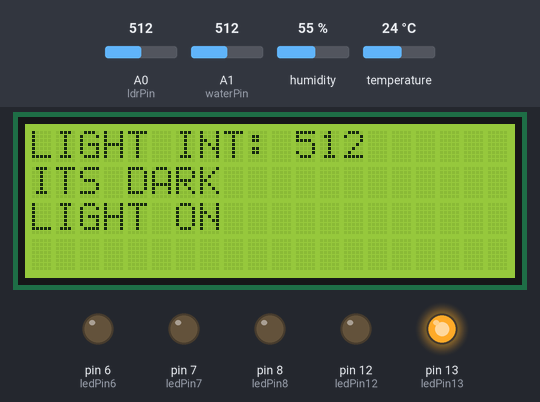
Bench run of a sketch on a simulated Arduino Uno, built with avr-gcc and run on an emulated ATmega328P. Shown: 20×4 character LCD, output pins drawn as LEDs (lit = HIGH). The test bench sets the inputs (shaded band); at power-on: humidity 55 %, A0 (ldrPin) = 512, A1 (waterPin) = 512, temperature 24 °C. What the sketch prints to the serial monitor is not drawn.

Above: at 3.2 s.
3.3 s: humidity set to 51 %
At 11.7 s:
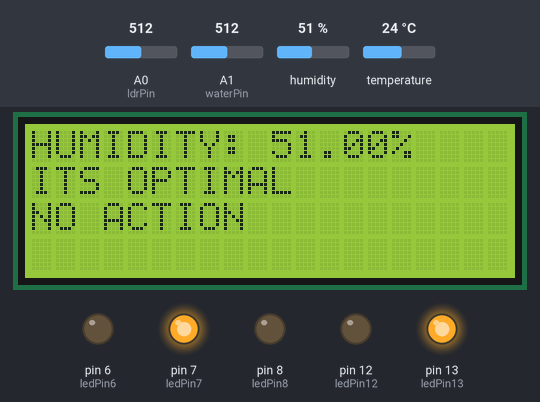
13.9 s: humidity set to 48 %
At 17.4 s:
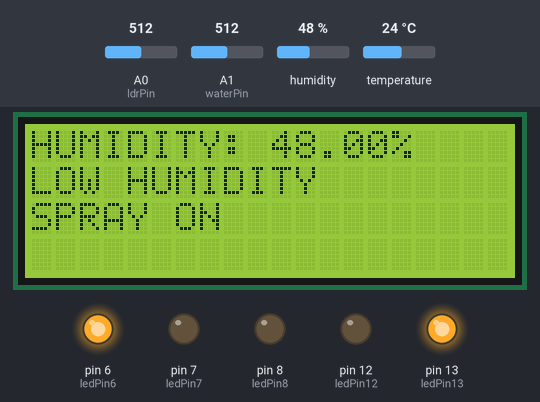
26.1 s: A0 (ldrPin) set to 214
At 28.2 s:
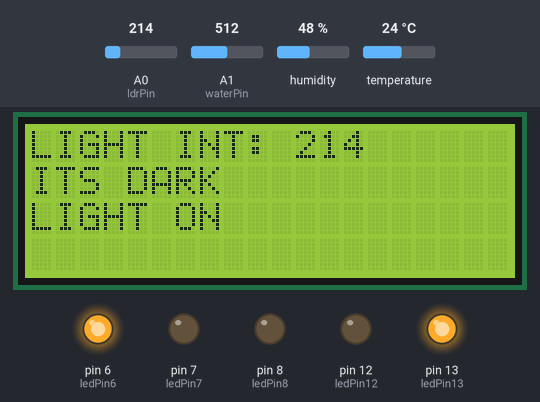
30.5 s: A0 (ldrPin) set to 189
At 34.0 s:
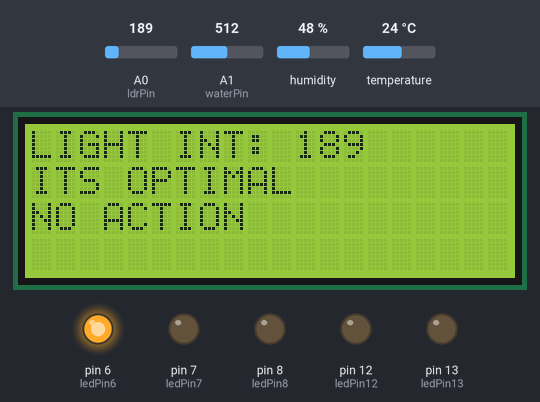
42.7 s: A1 (waterPin) set to 190
At 50.0 s:
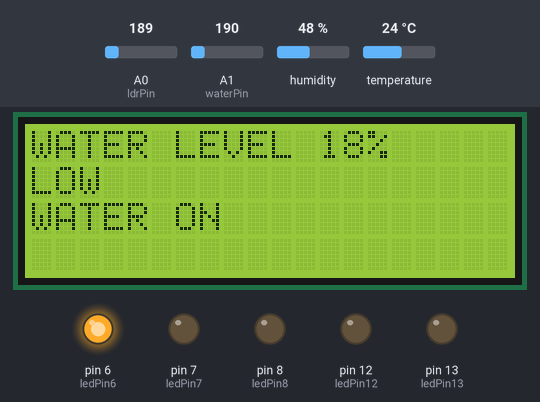
53.2 s: humidity set to 68 %
At 61.1 s:
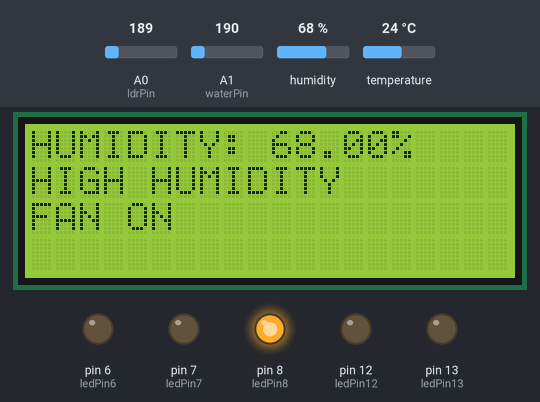
Timing chart, 0 to 62.6 s (numbered marks = the images above; inputs shaded):
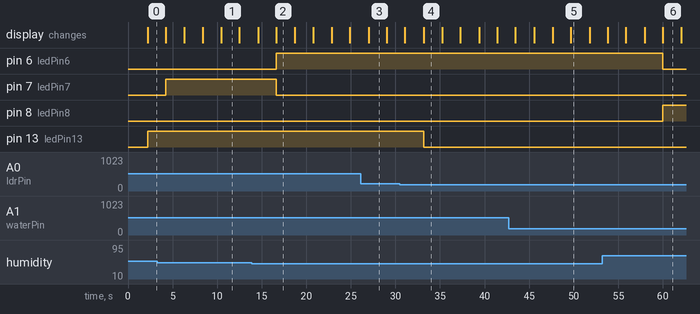

The sketch:

light_humidity_water_control.ino
```cpp
const int ledPin13 = 13;
const int ledPin12 = 12;
const int ledPin8 = 8;
const int ledPin7 = 7;
const int ledPin6 = 6;
const int ledPin1 = 1;
const int ledPin0 = 0;
const int ldrPin = A0;
int waterPin = A1;
int waterstatus;

#include <Wire.h>
#include <LiquidCrystal_I2C.h>
LiquidCrystal_I2C lcd(0x27, 20, 4);

#include <DHT.h>
#define DHTPin 2
#define DHTTYPE DHT11
DHT dht(DHTPin, DHTTYPE);

void setup() {

  Serial.begin(9600);
  dht.begin();
  pinMode(ledPin13, OUTPUT);
  pinMode(ledPin12, OUTPUT);
  pinMode(ledPin8, OUTPUT);
  pinMode(ledPin7, OUTPUT);
  pinMode(ledPin6, OUTPUT);
  pinMode(ldrPin, INPUT);


  lcd.begin();
  lcd.print("Weed Monitor");
  lcd.setCursor (0, 1);
  lcd.print("MSES <3");
  lcd.setCursor (0, 2);
  lcd.print("By");
  lcd.setCursor (0, 3);
  lcd.print("Ali  Nabz  Shim");
  delay(2000);
}

void loop() {
  float h = dht.readHumidity(); //FOR TEMP
  float t = dht.readTemperature(); //FOR HUMID
  int ldrStatus = analogRead(ldrPin); //FOR LDR

  int SensorValue = analogRead(waterPin);
  float SensorVolts = analogRead(waterPin) * 0.0048828125;
  int waterstatus = (SensorVolts / 5) * 100;


  //FOR LCD//
  lcd.begin();
  lcd.backlight();


  //FOR LDR//
  lcd.clear();
  lcd.setCursor (0, 0);
  lcd.print("LIGHT INT: ");
  lcd.print(ldrStatus);
  Serial.print(ldrStatus);
  if (ldrStatus > 200) {

    digitalWrite(ledPin13, HIGH);
    digitalWrite(ledPin12, LOW);
    lcd.setCursor (0, 1);
    lcd.print("ITS DARK");
    lcd.setCursor (0, 2);
    lcd.print("LIGHT ON");
    delay (2000);

  } else if (ldrStatus < 150) {

    digitalWrite(ledPin13, LOW);
    digitalWrite(ledPin12, HIGH);
    lcd.setCursor (0, 1);
    lcd.print("ITS BRIGHT");
    lcd.setCursor (0, 2);
    lcd.print("LIGHT OFF");
    delay (2000);
  }
  else if (150 > ldrStatus < 200) {

    digitalWrite(ledPin13, LOW);
    digitalWrite(ledPin12, LOW);
    lcd.setCursor (0, 1);
    lcd.print("ITS OPTIMAL");
    lcd.setCursor (0, 2);
    lcd.print("NO ACTION");
    delay (2000);
  }


  //FOR HUMIDITY//
  lcd.clear();
  lcd.setCursor (0, 0);
  lcd.print("HUMIDITY: ");
  lcd.print(h);
  lcd.print("%");
  Serial.print(", ");
  Serial.print(h);
  if (h > 60) {

    digitalWrite(ledPin8, HIGH);
    digitalWrite(ledPin7, LOW);
    digitalWrite(ledPin6, LOW);
    lcd.setCursor (0, 1);
    lcd.print("HIGH HUMIDITY");
    lcd.setCursor (0, 2);
    lcd.print("FAN ON");
    delay (2000);

  } else if (h < 50) {

    digitalWrite(ledPin8, LOW);
    digitalWrite(ledPin7, LOW);
    digitalWrite(ledPin6, HIGH);
    lcd.setCursor (0, 1);
    lcd.print("LOW HUMIDITY");
    lcd.setCursor (0, 2);
    lcd.print("SPRAY ON");
    delay (2000);
  }
  else if (50 > h < 60) {

    digitalWrite(ledPin8, LOW);
    digitalWrite(ledPin7, HIGH);
    digitalWrite(ledPin6, LOW);
    lcd.setCursor (0, 1);
    lcd.print("ITS OPTIMAL");
    lcd.setCursor (0, 2);
    lcd.print("NO ACTION");
    delay (2000);
  }


  //FOR WATER//
  lcd.clear();
  lcd.setCursor (0, 0);
  lcd.print("WATER LEVEL ");
  lcd.print(waterstatus);
  lcd.print("%");
  Serial.print(", ");
  Serial.print(waterstatus);
  Serial.print("\n");

  if (waterstatus > 80) {

    digitalWrite(ledPin1, HIGH);
    digitalWrite(ledPin0, LOW);
    lcd.setCursor (0, 1);
    lcd.print("HIGH");
    lcd.setCursor (0, 2);
    lcd.print("WATER OFF");
    delay (2000);

  } else if (waterstatus < 20) {

    digitalWrite(ledPin1, LOW);
    digitalWrite(ledPin0, HIGH);
    lcd.setCursor (0, 1);
    lcd.print("LOW");
    lcd.setCursor (0, 2);
    lcd.print("WATER ON");
    delay (2000);
  }
  else if (0 > waterstatus < 50) {

    digitalWrite(ledPin1, LOW);
    digitalWrite(ledPin0, LOW);
    lcd.setCursor (0, 1);
    lcd.print("MEDUIM");
    lcd.setCursor (0, 2);
    lcd.print("NO ACTION");
    delay (2000);
  }

  if (isnan(h) || isnan(t)) {
    Serial.println(F("Failed to read from DHT sensor!"));
    return;
  }
}
```

Measured:
- the behaviour switches between 50 and 49 % on humidity (found by bisection; images 1 and 2)
- the behaviour switches between 201 and 200 on A0 (ldrPin) (found by bisection; images 3 and 4)
- after the input at 13.9 s, pin 6 (ledPin6): LOW → HIGH after 2.7 s; pin 7 (ledPin7): HIGH → LOW after 2.7 s; the display: first differs from a run without the input after 2.7 s (image 2)
- after the input at 30.5 s, pin 13 (ledPin13): HIGH → LOW after 2.7 s; the display: first differs from a run without the input after 2.7 s (image 4)
- after the input at 42.7 s, the display: first differs from a run without the input after 7.0 s (image 5)
- after the input at 53.2 s, pin 6 (ledPin6): HIGH → LOW after 6.8 s; pin 8 (ledPin8): LOW → HIGH after 6.8 s; the display: first differs from a run without the input after 6.8 s (image 6)
- what the display in image 1 shows lasts 2.0 s, from 10.5 s to 12.5 s
